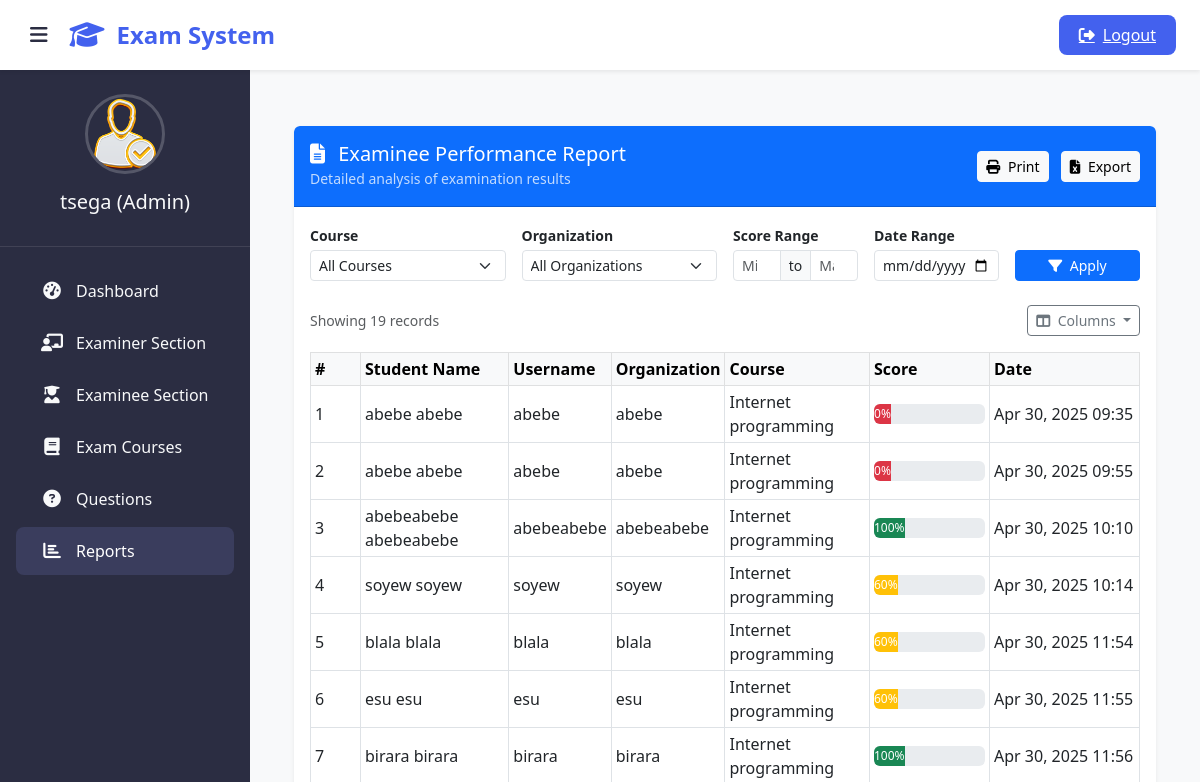
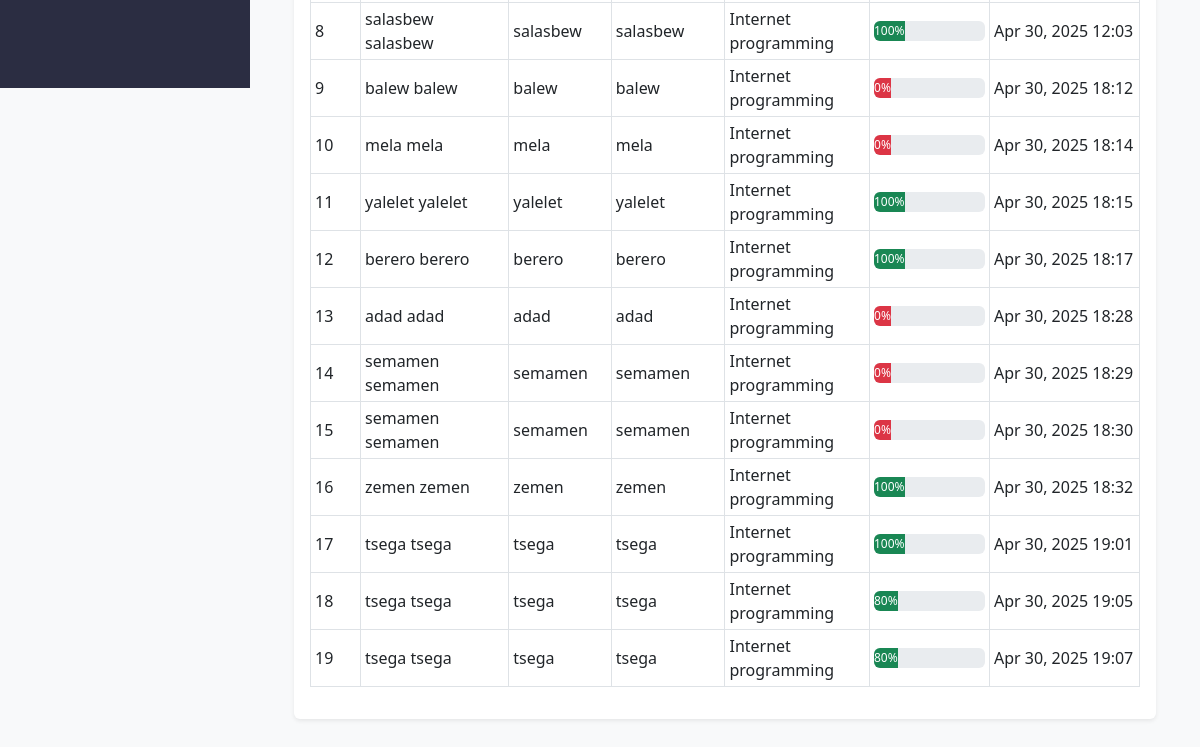
Page /admin-report (signed in) on the earlier database version (2 pictures, top to bottom).
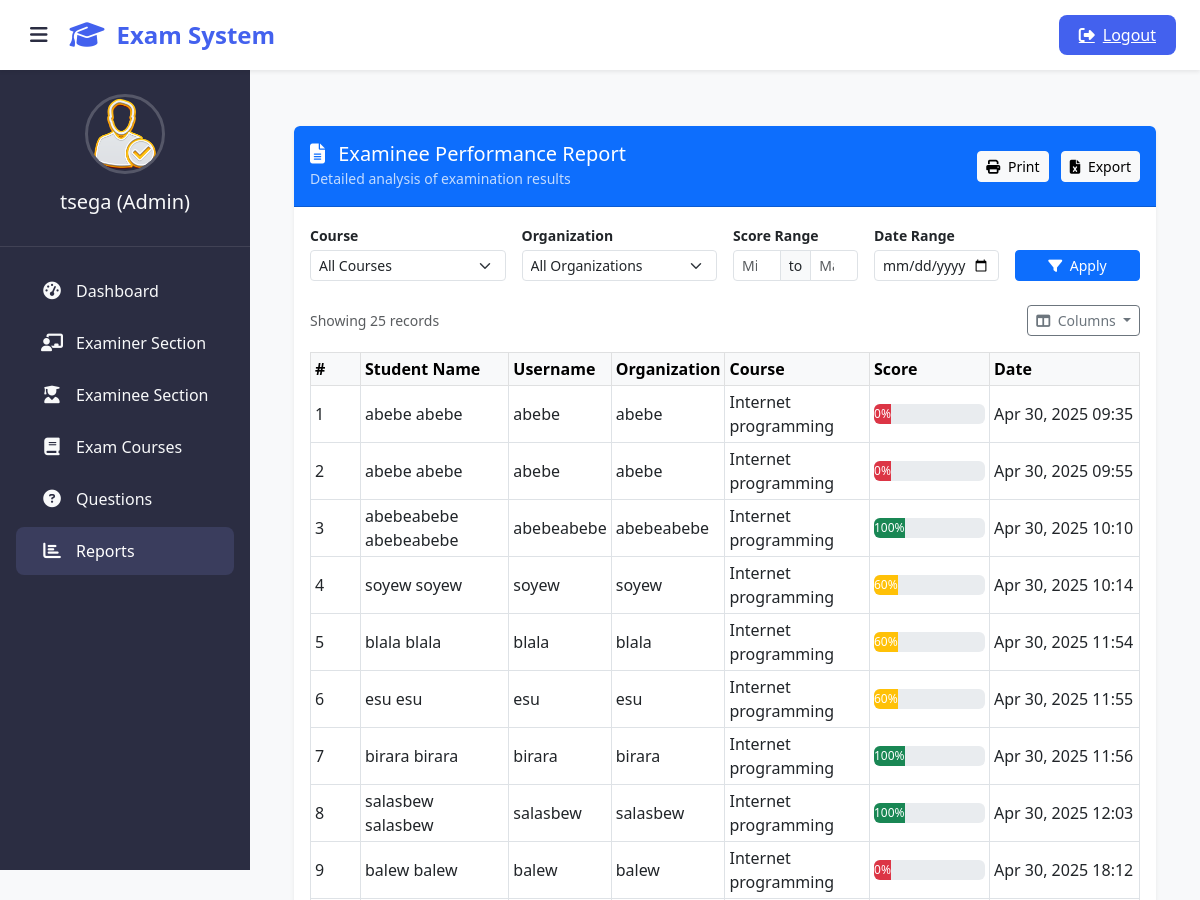
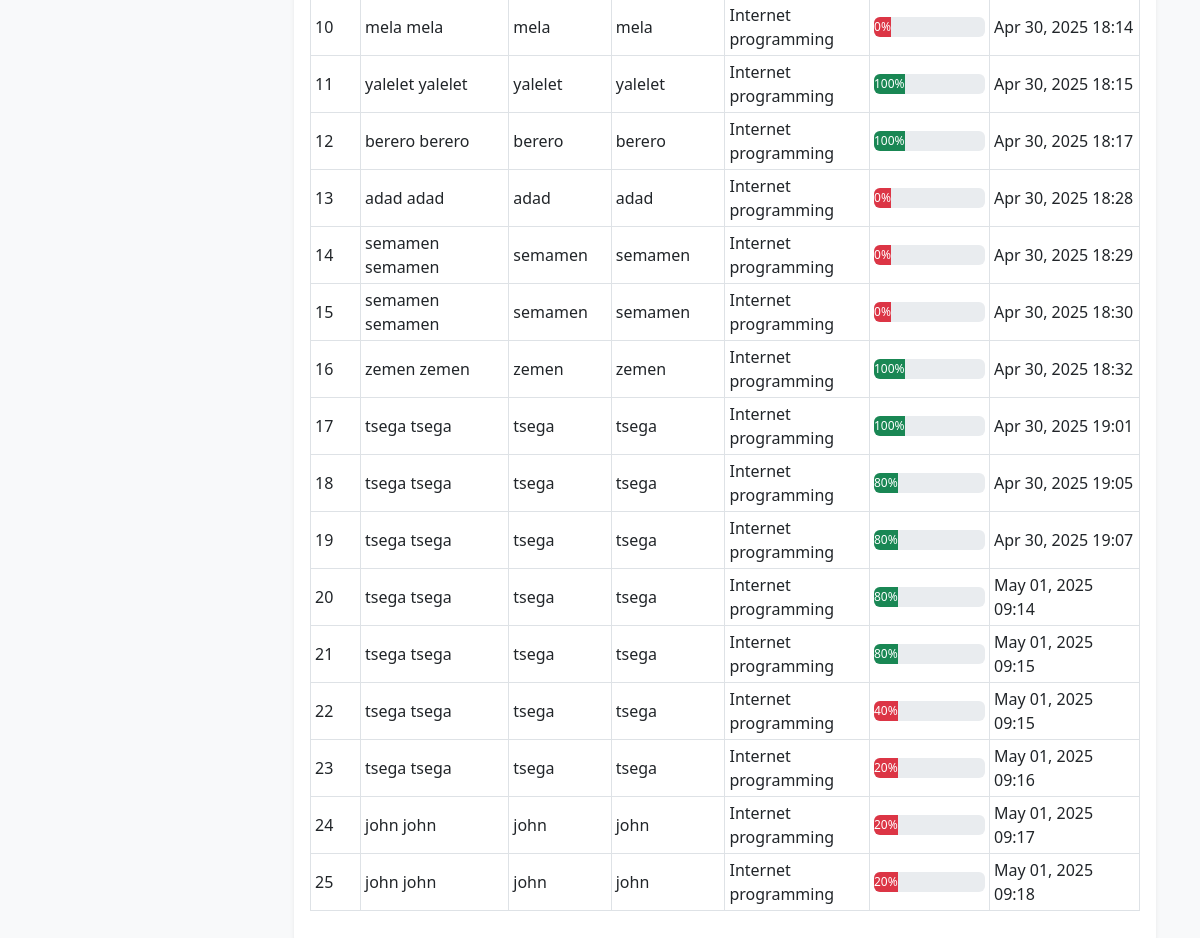
Same page on the later database version (2 pictures, top to bottom).
### exam/models.py (models this page shows, shortened)
class Result(models.Model):
    student = models.ForeignKey(Student,on_delete=models.CASCADE)
    exam = models.ForeignKey(Course,on_delete=models.CASCADE)
    marks = models.PositiveIntegerField()
    date = models.DateTimeField(auto_now=True)

class Course(models.Model):
   course_name = models.CharField(max_length=50)
   question_number = models.PositiveIntegerField()
   total_marks = models.PositiveIntegerField()
   given_time = models.PositiveIntegerField(default=60)

### student/models.py (models this page shows, shortened)
class Student(models.Model):
    user=models.OneToOneField(User,on_delete=models.CASCADE)
    address = models.CharField(max_length=40)
    mobile = models.CharField(max_length=20,null=False)
    organization = models.CharField(max_length=200, null=False)
    course = models.ForeignKey(
        'exam.Course',
        on_delete=models.SET_NULL,
        null=True
    )
    @property
    def get_name(self):
        return self.user.first_name+" "+self.user.last_name

### exam/views.py (the view)
# urls.py: path('admin-report', views.report_view, name = 'report-view'),
@login_required(login_url='adminlogin')
def report_view(request):
    courses = models.Course.objects.all()
    organizations = models.Student.objects.values_list('organization', flat=True).distinct()
    results = models.Result.objects.select_related('student', 'exam')
    course_id = request.GET.get('course')
    organization = request.GET.get('organization')
    min_mark = request.GET.get('min_mark')
    max_mark = request.GET.get('max_mark')
    if course_id:
        results = results.filter(exam__id=course_id)
    if organization:
        results = results.filter(student__organization=organization)
    if min_mark:
        results = results.filter(marks__gte=min_mark)
    if max_mark:
        results = results.filter(marks__lte=max_mark)
    context = {
        'results': results,
        'courses': courses,
        'organizations': organizations,
        'selected_course': course_id,
        'selected_org': organization,
        'min_mark': min_mark,
        'max_mark': max_mark,
    }
    return render(request, 'exam/report_view.html', context)

### templates/exam/report_view.html (shortened to what this page needs)
{% extends 'exam/adminbase.html' %}
{% block content %}
<div class="container py-4">
  <div class="card shadow-sm border-0 overflow-hidden">
    <div class="card-header bg-primary text-white d-flex justify-content-between align-items-center py-3">
      <div>
        <h5 class="mb-0"><i class="fas fa-file-alt me-2"></i> Examinee Performance Report</h5>
        <small class="opacity-75">Detailed analysis of examination results</small>
      </div>
      <div>
        <button class="btn btn-light btn-sm me-2" onclick="printReport()">
          <i class="fas fa-print me-1"></i> Print
        </button>
        <button class="btn btn-light btn-sm" onclick="exportToExcel()">
          <i class="fas fa-file-excel me-1"></i> Export
        </button>
      </div>
    </div>
    <div class="card-body">
      <form id="filter-form" method="get" class="row g-3 mb-4">
        <div class="col-md-3">
          <label class="form-label fw-semibold small mb-1">Course</label>
          <select name="course" class="form-select form-select-sm auto-submit">
            <option value="">All Courses</option>
          </select>
        </div>
        <div class="col-md-3">
          <label class="form-label fw-semibold small mb-1">Organization</label>
          <select name="organization" class="form-select form-select-sm auto-submit">
            <option value="">All Organizations</option>
          </select>
        </div>
        <div class="col-md-2">
          <label class="form-label fw-semibold small mb-1">Score Range</label>
          <div class="input-group input-group-sm">
            <input type="number" name="min_mark" value="{{ min_mark }}" class="form-control auto-submit" placeholder="Min" min="0" max="100">
            <span class="input-group-text">to</span>
            <input type="number" name="max_mark" value="{{ max_mark }}" class="form-control auto-submit" placeholder="Max" min="0" max="100">
          </div>
        </div>
        <div class="col-md-2">
          <label class="form-label fw-semibold small mb-1">Date Range</label>
          <input type="date" name="exam_date" class="form-control form-control-sm" value="{{ selected_date }}">
        </div>
        <div class="col-md-2 d-flex align-items-end">
          <button type="submit" class="btn btn-primary btn-sm w-100">
            <i class="fas fa-filter me-1"></i> Apply
          </button>
        </div>
      </form>
      {% if results %}
      <div id="report-section">
        <div class="d-flex justify-content-between align-items-center mb-3">
          <div class="text-muted small">
            Showing {{ results|length }} records
          </div>
          <div class="dropdown">
            <button class="btn btn-outline-secondary btn-sm dropdown-toggle" type="button" data-bs-toggle="dropdown">
              <i class="fas fa-columns me-1"></i> Columns
            </button>
          </div>
        </div>
        <div class="table-responsive">
          <table class="table table-sm table-hover table-bordered align-middle" id="report-table">
            <thead class="table-light">
              <tr>
                <th width="50">#</th>
                <th>Student Name</th>
                <th>Username</th>
                <th>Organization</th>
                <th>Course</th>
                <th width="120">Score</th>
                <th width="150">Date</th>
              </tr>
            </thead>
            <tbody>
              {% for result in results %}
              <tr>
                <td>{{ forloop.counter }}</td>
                <td>{{ result.student.get_name }}</td>
                <td>{{ result.student.user.username }}</td>
                <td>{{ result.student.organization }}</td>
                <td>{{ result.exam.course_name }}</td>
                <td>
                  <div class="progress" style="height: 20px;">
                    <div class="progress-bar {% if result.marks >= 75 %}bg-success{% elif result.marks >= 50 %}bg-warning{% else %}bg-danger{% endif %}"
                         role="progressbar" style="width: {{ result.marks }} %"
                         aria-valuenow="{{ result.marks }}" aria-valuemin="0" aria-valuemax="100">
                      {{ result.marks }}%
                    </div>
                  </div>
                </td>
                <td>{{ result.date|date:"M d, Y H:i" }}</td>
              </tr>
              {% endfor %}
            </tbody>
          </table>
        </div>
      </div>
      {% endif %}
    </div>
  </div>
</div>
{% endblock %}

### templates/exam/adminbase.html (shortened to what this page needs)
<!DOCTYPE html>
{% load static %}
<html lang="en" dir="ltr">
<head>
  <link href="https://cdn.jsdelivr.net/npm/bootstrap@5.3.0/dist/css/bootstrap.min.css" rel="stylesheet">
  <link rel="stylesheet" href="https://cdnjs.cloudflare.com/ajax/libs/font-awesome/6.4.0/css/all.min.css">
</head>
<body>
  <header class="admin-header shadow-sm">
    <button class="sidebar-toggle" id="sidebarToggle">
      <i class="fas fa-bars"></i>
    </button>
    <div class="brand-logo">
      <i class="fas fa-graduation-cap"></i>
      <span>Exam System</span>
    </div>
    <div class="ms-auto">
      <a href="/logout" class="logout-btn">
        <i class="fas fa-sign-out-alt"></i>
        <span>Logout</span>
      </a>
    </div>
  </header>
  <aside class="admin-sidebar">
    <div class="sidebar-profile">
      <img src="{% static 'image/admin-avatar.png' %}" class="profile-img" alt="Admin Avatar">
      <h5 class="profile-name">{{user.username}} (Admin) </h5>
    </div>
    <nav class="sidebar-menu">
      <a href="/admin-dashboard" class="menu-item active">
        <i class="fas fa-tachometer-alt"></i>
        <span>Dashboard</span>
      </a>
      <a href="/admin-teacher" class="menu-item">
        <i class="fas fa-chalkboard-teacher"></i>
        <span>Examiner Section</span>
      </a>
      <a href="/admin-student" class="menu-item">
        <i class="fas fa-user-graduate"></i>
        <span>Examinee Section</span>
      </a>
      <a href="/admin-course" class="menu-item">
        <i class="fas fa-book"></i>
        <span>Exam Courses</span>
      </a>
      <a href="/admin-question" class="menu-item">
        <i class="fas fa-question-circle"></i>
        <span>Questions</span>
      </a>
      <a href="/admin-report" class="menu-item">
        <i class="fas fa-chart-bar"></i>
        <span>Reports</span>
      </a>
    </nav>
  </aside>
  <main class="admin-content">
    {% block content %}
    {% endblock content %}
    {% include "exam/footer.html" %}
  </main>
</body>
</html>

### templates/exam/footer.html (shortened to what this page needs)
<!DOCTYPE html>
<html>
<head>
  <link rel="stylesheet" href="https://maxcdn.bootstrapcdn.com/font-awesome/4.7.0/css/font-awesome.min.css">
</head>
</html>

### templates/exam/adminbase.html (style rules this page uses)
:root { --primary-color: #4361ee; --primary-hover: #3a56d4; --sidebar-color: #2b2d42; --sidebar-hover: #3a3d5d; --content-bg: #f8f9fa; --text-light: #f8f9fa; --text-dark: #2b2d42; --border-radius: 8px; --transition: all 0.3s ease; }
body { font-family: 'Segoe UI', system-ui, -apple-system, sans-serif; background-color: var(--content-bg); color: var(--text-dark); overflow-x: hidden; }
.admin-header { background: white; box-shadow: 0 2px 10px rgba(0,0,0,0.1); height: 70px; position: fixed; top: 0; right: 0; left: 0; z-index: 1030; display: flex; align-items: center; padding: 0 1.5rem; }
.brand-logo { font-weight: 700; font-size: 1.5rem; color: var(--primary-color); display: flex; align-items: center; gap: 0.75rem; }
.brand-logo i { font-size: 1.75rem; }
.admin-sidebar { width: 250px; height: 100vh; position: fixed; top: 70px; left: 0; background: var(--sidebar-color); color: var(--text-light); transition: var(--transition); z-index: 1020; overflow-y: auto; }
.sidebar-profile { text-align: center; padding: 1.5rem 1rem; border-bottom: 1px solid rgba(255,255,255,0.1); }
.profile-img { width: 80px; height: 80px; border-radius: 50%; object-fit: cover; border: 3px solid rgba(255,255,255,0.2); margin-bottom: 1rem; }
.sidebar-menu { padding: 1rem 0; }
.menu-item { display: flex; align-items: center; padding: 0.75rem 1.5rem; color: var(--text-light); text-decoration: none; transition: var(--transition); margin: 0.25rem 1rem; border-radius: var(--border-radius); }
.menu-item:hover, .menu-item.active { background: var(--sidebar-hover); color: white; }
.menu-item i { width: 24px; text-align: center; margin-right: 0.75rem; font-size: 1.1rem; }
.admin-content { margin-left: 250px; margin-top: 70px; padding: 2rem; min-height: calc(100vh - 70px); transition: var(--transition); }
.logout-btn { background: var(--primary-color); color: white; border: none; padding: 0.5rem 1.25rem; border-radius: var(--border-radius); font-weight: 500; transition: var(--transition); display: flex; align-items: center; gap: 0.5rem; }
.sidebar-toggle { background: none; border: none; color: var(--text-dark); font-size: 1.25rem; cursor: pointer; margin-right: 1rem; }

Differences in the rows shown:
added Result: student.get_name "tsega tsega", student.user.username "tsega", student.organization "tsega", exam.course_name "Internet programming", marks "80", date "May 01, 2025 09:14"
added Result: student.get_name "tsega tsega", student.user.username "tsega", student.organization "tsega", exam.course_name "Internet programming", marks "80", date "May 01, 2025 09:15"
added Result: student.get_name "tsega tsega", student.user.username "tsega", student.organization "tsega", exam.course_name "Internet programming", marks "40", date "May 01, 2025 09:15"
added Result: student.get_name "tsega tsega", student.user.username "tsega", student.organization "tsega", exam.course_name "Internet programming", marks "20", date "May 01, 2025 09:16"
added Result: student.get_name "john john", student.user.username "john", student.organization "john", exam.course_name "Internet programming", marks "20", date "May 01, 2025 09:17"
added Result: student.get_name "john john", student.user.username "john", student.organization "john", exam.course_name "Internet programming", marks "20", date "May 01, 2025 09:18"
Other differences:
{{ results|length }}: "19" → "25"
